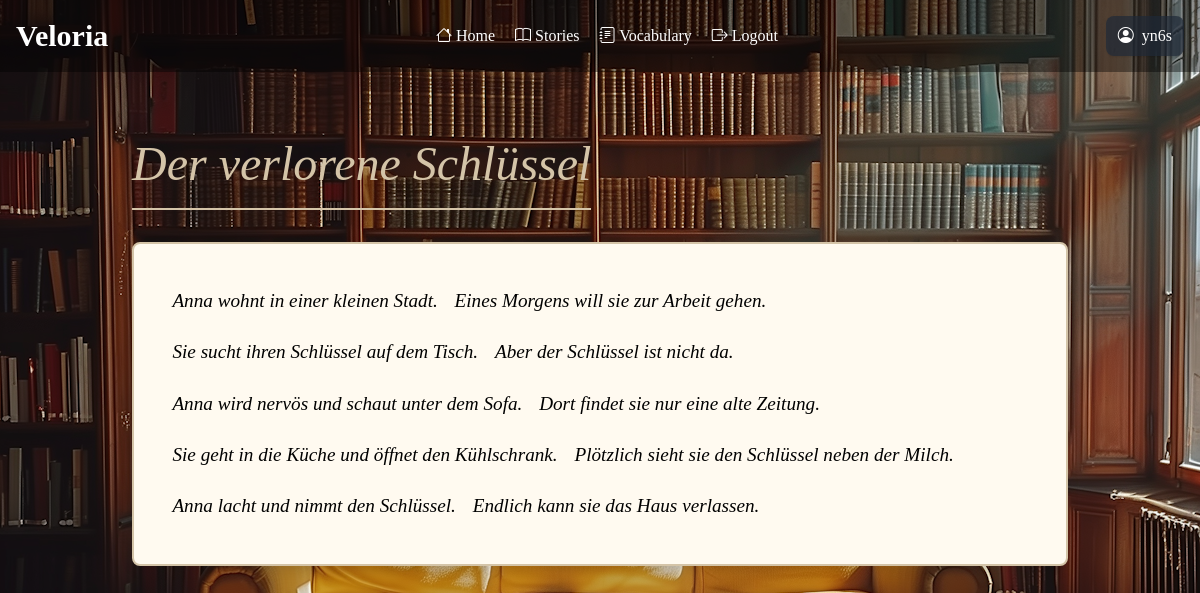
The app's page /story/1/ (signed in) with its own data.
### veloria_app/models.py (models this page shows, shortened)
class User(AbstractUser):
    vocabulary_ids = models.JSONField(default=list)

class Story(models.Model):
    title = models.CharField(max_length=200)
    level = models.CharField(max_length=2)

class Content(models.Model):
    story_id = models.ForeignKey(Story, on_delete=models.CASCADE)
    sentence = models.TextField()
    translation = models.TextField()

### veloria_app/views.py (the view)
# urls.py: path("story/<int:story_id>/", views.story, name="story"),
def story(request, story_id):
    if not request.user .is_authenticated:
        return render(request,"veloria_app/login.html")
    story_obj = Story.objects.get(id=story_id)
    sentences = Content.objects.filter(story_id=story_id).order_by("id")
    return render(request, "veloria_app/story.html", {
        "story" : story_obj,
        "sentences" : sentences
    })

### veloria_app/templates/veloria_app/story.html (shortened to what this page needs)
{% extends "veloria_app/layout.html" %}
{% load static %}
{% block content %}
<div class="fixed inset-0 -z-10 bg-cover bg-center">
  </div>
<div class="story-container">
  <div class="mt-24">
      <h1 class="story-title">{{ story.title }}</h1>
  </div>
  <div class="page-content">
      {% for item in sentences %}
          <div class="sentence-wrapper">
              <p class="sentence" data-translation="{{ item.translation }}" data-id="{{ item.id }}">
                  {{ item.sentence }}
              </p>
          </div>
      {% endfor %}
  </div>
</div>
{% endblock %}

### veloria_app/templates/veloria_app/layout.html (shortened to what this page needs)
{% load static %}
<!DOCTYPE html>
<html lang="en">
<head>
  <script src="https://cdn.tailwindcss.com"></script>
  <link rel="stylesheet" href="{% static 'veloria_app/style.css' %}">
  <link rel="stylesheet" href="https://cdn.jsdelivr.net/npm/bootstrap-icons@1.11.3/font/bootstrap-icons.css">
</head>
<body class="bg-gray-900 text-white">
  <header class="fixed top-0 w-full bg-black bg-opacity-40 p-4 flex justify-between items-center z-50">
    <h1 class="text-3xl font-bold">Veloria</h1>
    <nav>
      <a href="{% url 'index' %}" class="mx-2 hover:text-blue-400">
        <i class="bi bi-house"></i>
        Home
      </a>
      <a href="{% url 'stories' %}" class="mx-2 hover:text-blue-400">
        <i class="bi bi-book"></i>
        Stories
      </a>
      {% if user.is_authenticated %}
        <a href="{% url 'vocabulary' %}" class="mx-2 hover:text-blue-400">
          <i class="bi bi-journal-text"></i>
          Vocabulary
        </a>
        <a href="{% url 'logout' %}" class="mx-2 hover:text-blue-400">
          <i class="bi bi-box-arrow-right"></i>
          Logout
        </a>
      {% else %}
        <a href="{% url 'login' %}" class="mx-2 hover:text-blue-400">
          <i class="bi bi-box-arrow-in-right"></i>
          Login
        </a>
      {% endif %}
    </nav>
    <div class="flex items-center gap-2 bg-gray-800 bg-opacity-70 text-white px-3 py-2 rounded-lg shadow">
      <i class="bi bi-person-circle"></i>
      <span>{{ user.username }}</span>
    </div>
  </header>
  {% block content %}
  {% endblock %}
</body>
</html>

### veloria_app/static/veloria_app/style.css (style rules this page uses)
body { background-color: #fdf6e3; font-family: Georgia, serif; color: #2f2f2f; margin: 0; padding: 0; }
.story-container { max-width: 1000px; margin: 0 auto; padding: 2rem; }
.story-title { text-align: center; font-size: 3rem; margin-bottom: 2rem; color: #d4c4a8; font-style: italic; border-bottom: 2px solid #d4c4a8; display: inline-block; padding-bottom: 0.5rem; }
.page-content { background: #fffaf0; border: 2px solid #d4c4a8; border-radius: 8px; padding: 2rem; box-shadow: 0 4px 12px rgba(0,0,0,0.1); }
.sentence-wrapper { display: inline-block; margin: 0.5rem 0; }
.sentence { font-size: 1.2rem; font-style: italic; color: #000; cursor: pointer; padding: 0.2rem 0.4rem; border-radius: 4px; transition: background 0.2s; }

### records on screen
User: username "yn6s"
Story: title "Der verlorene Schlüssel"
Content: sentence "Anna wohnt in einer kleinen Stadt."
Content: sentence "Eines Morgens will sie zur Arbeit gehen."
Content: sentence "Sie sucht ihren Schlüssel auf dem Tisch."
Content: sentence "Aber der Schlüssel ist nicht da."
Content: sentence "Anna wird nervös und schaut unter dem Sofa."
Content: sentence "Dort findet sie nur eine alte Zeitung."
Content: sentence "Sie geht in die Küche und öffnet den Kühlschrank."
Content: sentence "Plötzlich sieht sie den Schlüssel neben der Milch."
Content: sentence "Anna lacht und nimmt den Schlüssel."
Content: sentence "Endlich kann sie das Haus verlassen."
